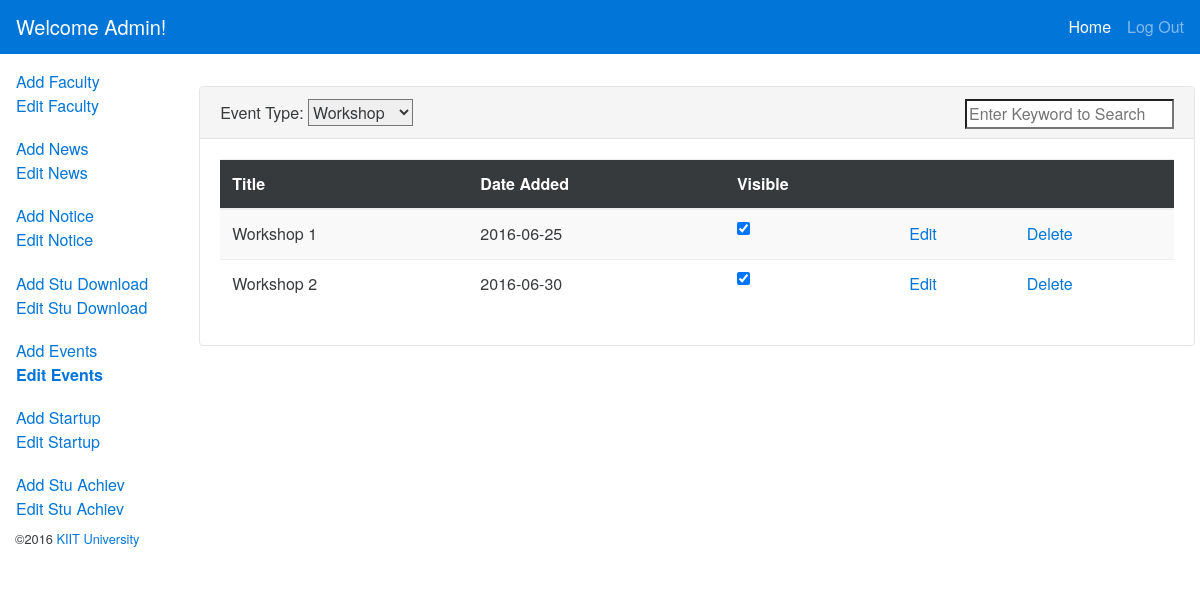
The app's page /admin_panel/workshop_view.php (signed in) with its own data.
### tables this page shows
CREATE TABLE IF NOT EXISTS `event` (
  `id` int(5) NOT NULL AUTO_INCREMENT,
  `type` varchar(20) NOT NULL,
  `Title` varchar(1000) NOT NULL,
  `Link` varchar(500) NOT NULL,
  `Description` text NOT NULL,
  `Image` varchar(1000) NOT NULL,
  `Date` varchar(100) NOT NULL,
  `Fb_Link` varchar(500) NOT NULL,
  `Tw_Link` varchar(500) NOT NULL,
  `Visibility` tinyint(1) NOT NULL,
  PRIMARY KEY (`id`),
  UNIQUE KEY `id` (`id`)
);

### admin_panel/workshop_view.php (the view, shortened to what this page needs)
<?php
include('php/intialize.php');
$result = $con->prepare("SELECT * FROM `event` WHERE type='workshop'");
		         $result->execute();
?>
<!DOCTYPE html>
<html><head><meta http-equiv="Content-Type" content="text/html; charset=UTF-8">
  <link rel="stylesheet" href="css/style.css">
  <link rel="stylesheet" href="css/bootstrap.min.css">
  <link href="css/font-awesome.min.css" rel="stylesheet">
</head>
<body>
<?php
if (isset($_SESSION['Username']) && $_SESSION['Password'] == true) {
  ?>
  <nav class="navbar navbar-fixed-top navbar-dark bg-primary">
    <a class="navbar-brand">Welcome Admin!</a>
    <div class="collapse navbar-toggleable-xs" id="collapsingNavbar">
        <ul class="nav navbar-nav pull-right">
            <li class="nav-item active">
                <a class="nav-link" href="index.php">Home <span class="sr-only">Home</span></a>
            </li>
            <li class="nav-item">
                <a class="nav-link" href="" data-target="#myModal" data-toggle="modal">Log Out</a>
            </li>
        </ul>
    </div>
</nav>
<div class="container-fluid" id="main">
    <div class="row row-offcanvas row-offcanvas-left">
        <div class="col-md-3 col-lg-2 sidebar-offcanvas" id="sidebar" role="navigation">
            <ul class="nav nav-pills nav-stacked">
                <li class="nav-item"><div class="nav-link">
                <a href="faculty_add.php">Add Faculty</a> </br>
                <a href="faculty_view.php">Edit Faculty</a>
                </div>
                </li>
                <li class="nav-item"><div class="nav-link">
                <a href="news_add.php">Add News</a> </br>
                <a href="news_view.php">Edit News</a>
                </div>
                </li>
                <li class="nav-item"><div class="nav-link">
                <a href="notice_add.php">Add Notice</a> </br>
                <a href="notice_view.php">Edit Notice</a>
                </div>
                </li>
                <li class="nav-item"><div class="nav-link">
                <a href="stu_res_add.php">Add Stu Download</a> </br>
                <a href="stu_res_view.php">Edit Stu Download</a>
                </div>
                </li>
                <li class="nav-item"><div class="nav-link">
                <a href="event_add.php">Add Events</a> </br>
                <a href="event_view.php"><strong>Edit Events</strong></a>
                </div>
                </li>
                <li class="nav-item"><div class="nav-link">
                <a href="startup_add.php">Add Startup</a> </br>
                <a href="startup_view.php">Edit Startup</a>
                </div>
                </li>
                <li class="nav-item"><div class="nav-link">
                <a href="stu_add.php">Add Stu Achiev</a> </br>
                <a href="stu_view.php">Edit Stu Achiev</a>
                </div>
                </li>
            </ul>
        </div>
        <div class="col-md-9 col-lg-10 main">
               </div>
           <div id="newfac" class="card">
                        <div class="card-header">
                       Event Type:
                            <select onchange="location=this.options[this.selectedIndex].value;" name="type" id="type">
                            <option value="workshop_view.php">Workshop</option>
                            </select>
                       <input type="text" style="float:right;" name="Search" id="Search" placeholder="Enter Keyword to Search"></input>
                        </div>
                        <div class="card-block">
                            <div class="table-responsive">
                        <table class="table table-striped" id="list">
                            <thead class="thead-inverse">
                                <tr>
                                    <th>Title</th>
                                    <th>Date Added</th>
                                    <th>Visible</th>
                                    <th>&nbsp;</th>
                                    <th>&nbsp;</th>
                                </tr>
                            </thead>
                            <tbody>
                            <?php
		         for($i=0; $row = $result->fetch(); $i++){
	             ?>
                                <tr id="<?php echo $row['id']; ?>">
                                    <td><?php echo $row['Title']; ?></td>
                                    <td><?php echo $row['Date']; ?></td>
                                    <td><input type="checkbox" class="checkbox" rel="<?php echo $row['id'];?>" rel2="event" value="1"
                                        <?php if($row['Visibility']==1) echo 'checked'; ?>>
                                        </td>
                                    <td><a href="event_edit.php?id=<?php echo $row['id']; ?>">Edit</a></td>
                                    <td><a href="#" onclick="return false;" class="del_btn" rel="<?php echo $row['id'];?>">Delete</a></td>
                                </tr>
                                <?php } ?>
                            </tbody> </table></div></div></div>
</div></div>
<footer class="container-fluid">
    <p class="text-right small">©2016 <a href="http://kiit.ac.in">KIIT University</a></p>
</footer>
 <?php }
 else{ ?>
 <center><h3>You are Not Logged in click <a href="login.php?r=<?php echo $_SERVER['REQUEST_URI'];?>">here</a> to login.</h3></center>
 <?php } ?>
</body></html>

### admin_panel/css/style.css (style rules this page uses)
body { padding-top:62px; }
body, html { height:100%; }
.container-fluid >.row { margin-left: -15px; margin-right: -10px; }
#sidebar { padding-left:0; }
.card { overflow:hidden; }

### records on screen
event: Title "Workshop 1", Date "2016-06-25", Visibility "☑"
event: Title "Workshop 2", Date "2016-06-30", Visibility "☑"
